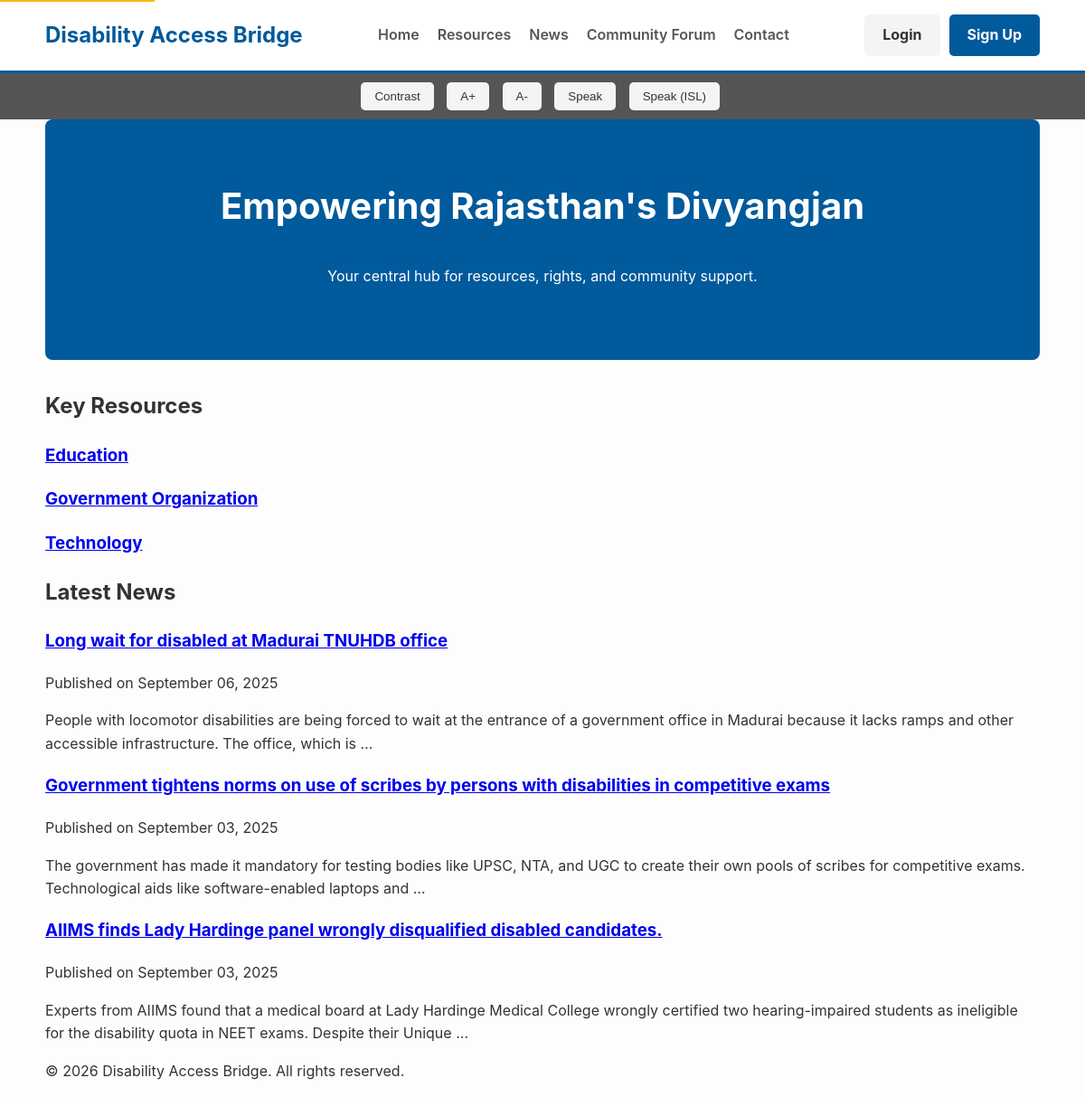
Before: / with the older database file.
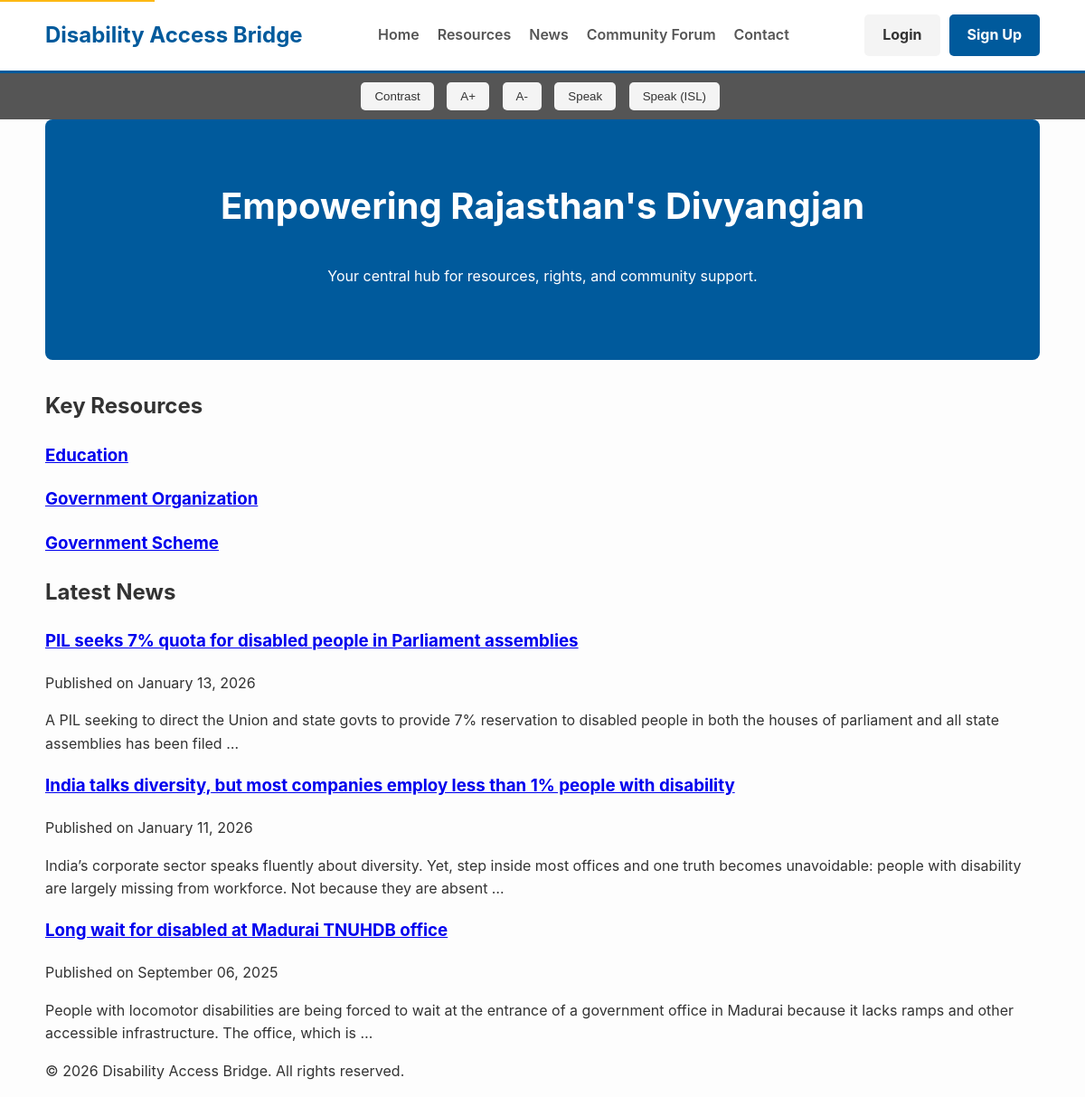
After: the same page with the newer database file.
### core/models.py (models this page shows, shortened)
class Category(models.Model):
    name = models.CharField(max_length=100, unique=True)
    class Meta:
        verbose_name_plural = "Categories"

class NewsArticle(models.Model):
    title = models.CharField(max_length=255)
    content = models.TextField()
    published_date = models.DateTimeField(default=timezone.now)
    author = models.ForeignKey(User, on_delete=models.SET_NULL, null=True, blank=True)
    class Meta:
        ordering = ['-published_date']

### core/views.py (the view)
# urls.py: path('', views.home_view, name='home'),
def home_view(request):
    latest_news = NewsArticle.objects.all()[:3]
    context = {'latest_news': latest_news}
    return render(request, 'core/home.html', context)

### core/context_processors.py (called while the page is built)
def resource_categories(request):
    return {
        'ALL_CATEGORIES': Category.objects.all().order_by('name')
    }

### core/templates/core/home.html (shortened to what this page needs)
{% extends 'core/base.html' %}
{% block content %}
<section class="hero">
    <h1>Empowering Rajasthan's Divyangjan</h1>
    <p>Your central hub for resources, rights, and community support.</p>
</section>
<section class="features">
    <h2>Key Resources</h2>
    <div class="feature-grid">
        <a href="{% url 'resources' %}?category={{ ALL_CATEGORIES.0.id }}" class="feature-card"><h3>{{ ALL_CATEGORIES.0.name }}</h3></a>
        <a href="{% url 'resources' %}?category={{ ALL_CATEGORIES.1.id }}" class="feature-card"><h3>{{ ALL_CATEGORIES.1.name }}</h3></a>
        <a href="{% url 'resources' %}?category={{ ALL_CATEGORIES.2.id }}" class="feature-card"><h3>{{ ALL_CATEGORIES.2.name }}</h3></a>
    </div>
</section>
<section>
    <h2>Latest News</h2>
    <div class="news-list">
        {% for article in latest_news %}
            <article class="news-item-summary">
                <h3><a href="{% url 'news_detail' article.pk %}">{{ article.title }}</a></h3>
                <p class="meta">Published on {{ article.published_date|date:"F d, Y" }}</p>
                <p>{{ article.content|truncatewords:30 }}</p>
            </article>
        {% empty %}
            <p>No news articles available at the moment.</p>
        {% endfor %}
    </div>
</section>
{% endblock %}

Changed rows visible on the page:
removed Category: name "Technology"
no longer on this page (row unchanged): NewsArticle: title "Government tightens norms on use of scribes by persons with disabilities in competitive exams", published_date "September 03, 2025", content "The government has made it mandatory for testing bodies like UPSC, NTA, and UGC to create their own pools of scribes for competitive exams. Technological aids like software-enabled laptops and …"
no longer on this page (row unchanged): NewsArticle: title "AIIMS finds Lady Hardinge panel wrongly disqualified disabled candidates.", published_date "September 03, 2025", content "Experts from AIIMS found that a medical board at Lady Hardinge Medical College wrongly certified two hearing-impaired students as ineligible for the disability quota in NEET exams. Despite their Unique …"
added Category: name "Government Scheme"
added NewsArticle: title "PIL seeks 7% quota for disabled people in Parliament assemblies", published_date "January 13, 2026", content "A PIL seeking to direct the Union and state govts to provide 7% reservation to disabled people in both the houses of parliament and all state assemblies has been filed …"
added NewsArticle: title "India talks diversity, but most companies employ less than 1% people with disability", published_date "January 11, 2026", content "India’s corporate sector speaks fluently about diversity. Yet, step inside most offices and one truth becomes unavoidable: people with disability are largely missing from workforce. Not because they are absent …"
